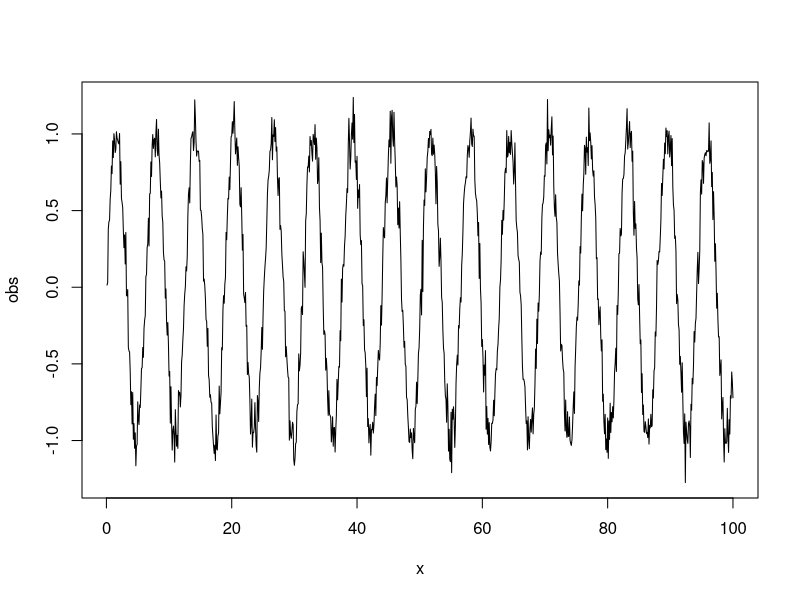
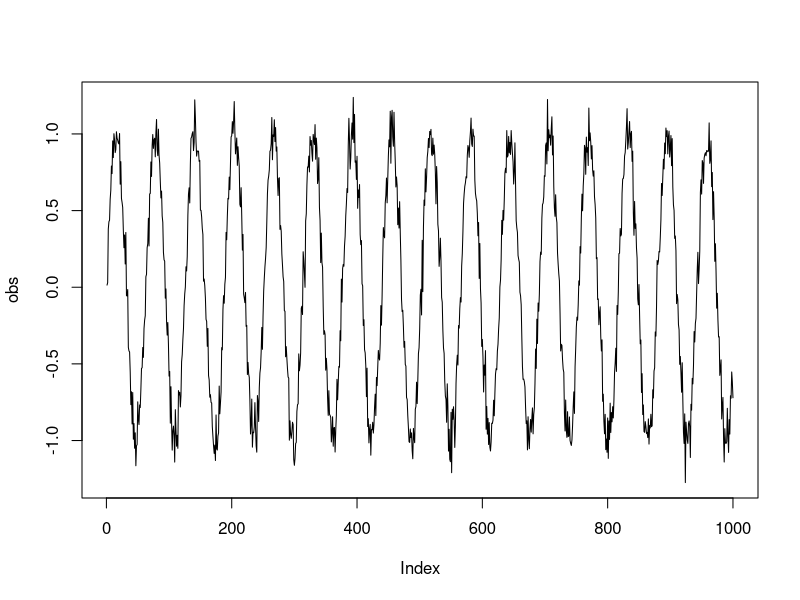
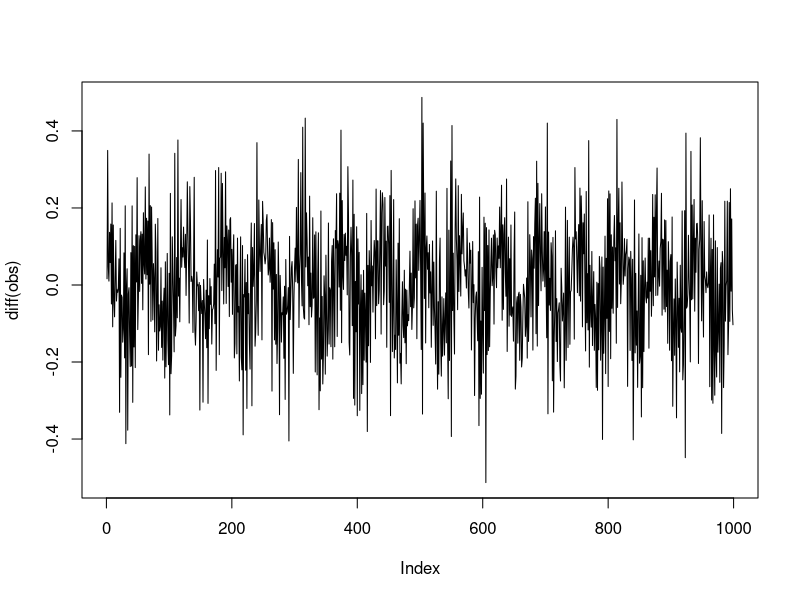
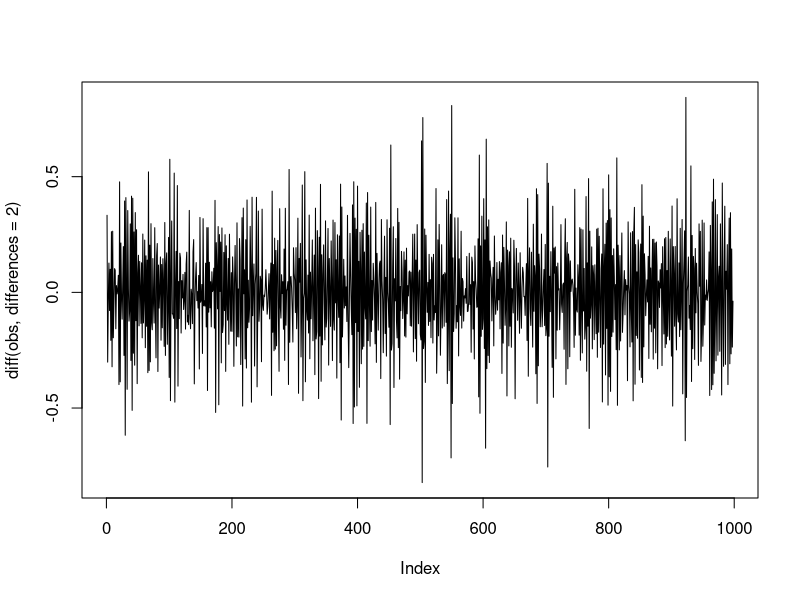
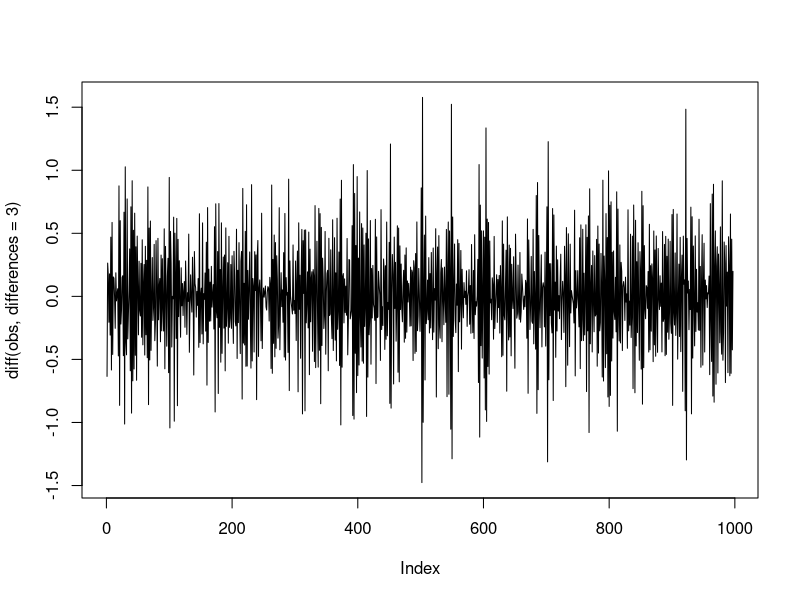
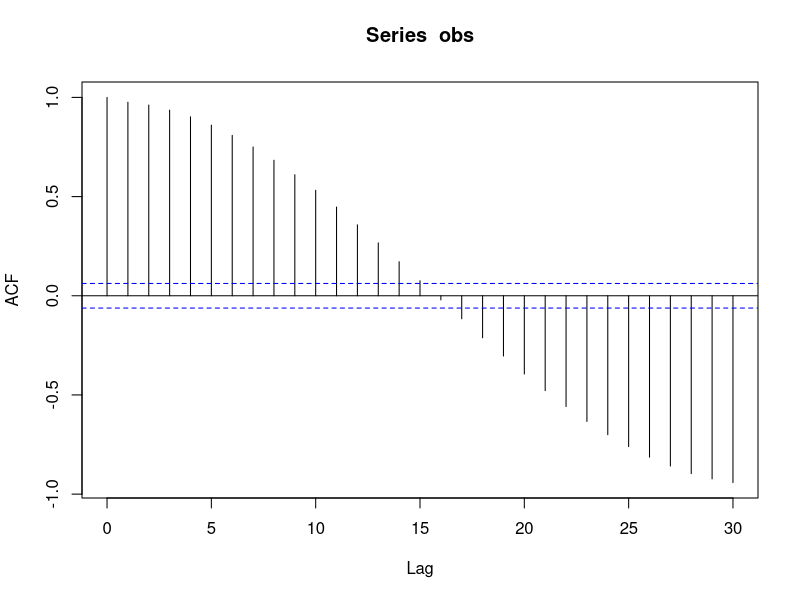
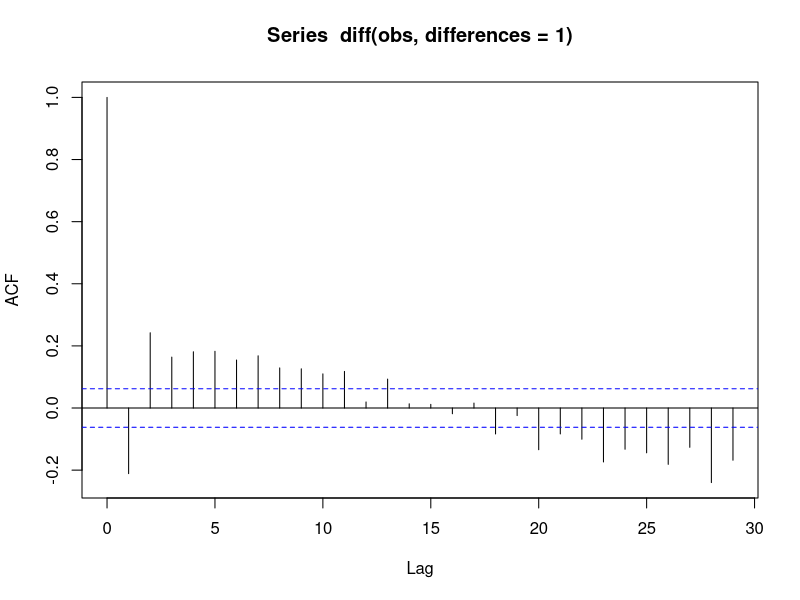
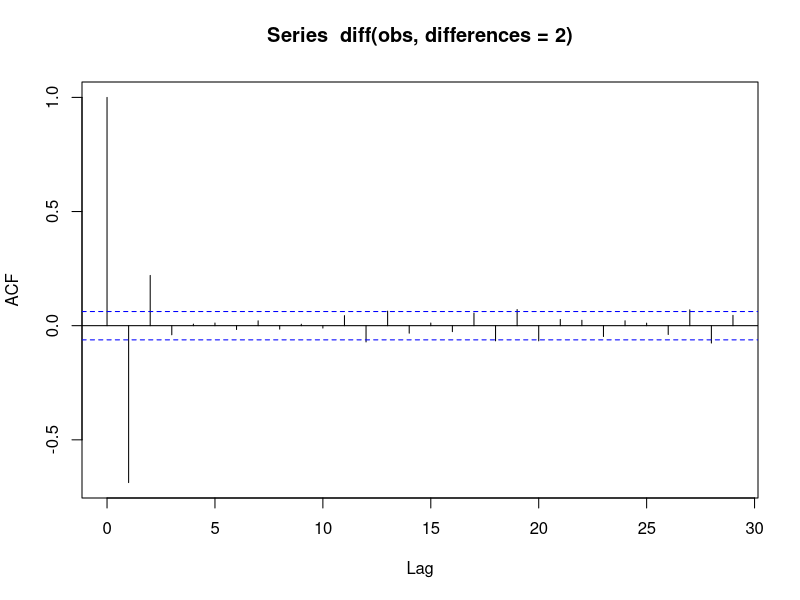

Source code (R) for these figures, in order: (Note: this script raises an error after producing the figures.)
rm(list=ls())

# etsimate some noisy sin data
N <- 1000
x <- 1:N / 10
obs <- sin(x) + rnorm(N, sd=.1)
plot(x, obs, type="l")



# Lets now plot the diff of the data
plot(obs, type="l")
plot(diff(obs), type="l")
plot(diff(obs, differences=2), type="l")
plot(diff(obs, differences=3), type="l")

# and the ACF
acf(obs)
acf(diff(obs, differences=1))
acf(diff(obs, differences=2))
acf(diff(obs, differences=3))

# now when we take the seasonal lag of approx 2*pi*10
acf(diff(obs, differences=1, lag = 63))


# what does dicky fuller say about this??
tseries::adf.test(obs)

# but whats about Kwiatkowski-Phillips-Schmidt-Shin????
tseries::kpss.test(obs)

# seems like these are only good for catching the non seasonal stationarity

# but what about the ndiffs func?
forecast::ndiffs(obs)

# still a fail but check out nsdiffs for number of seasonal diffs

obs


def

